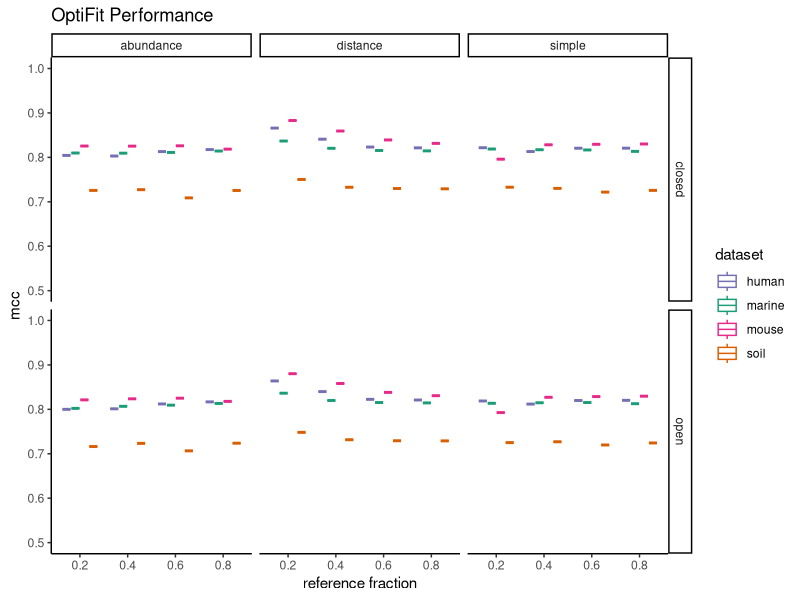
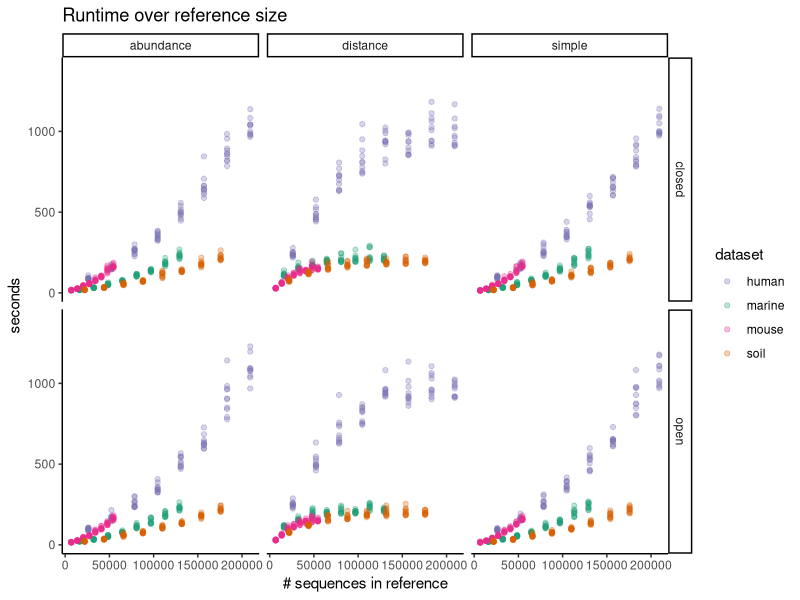
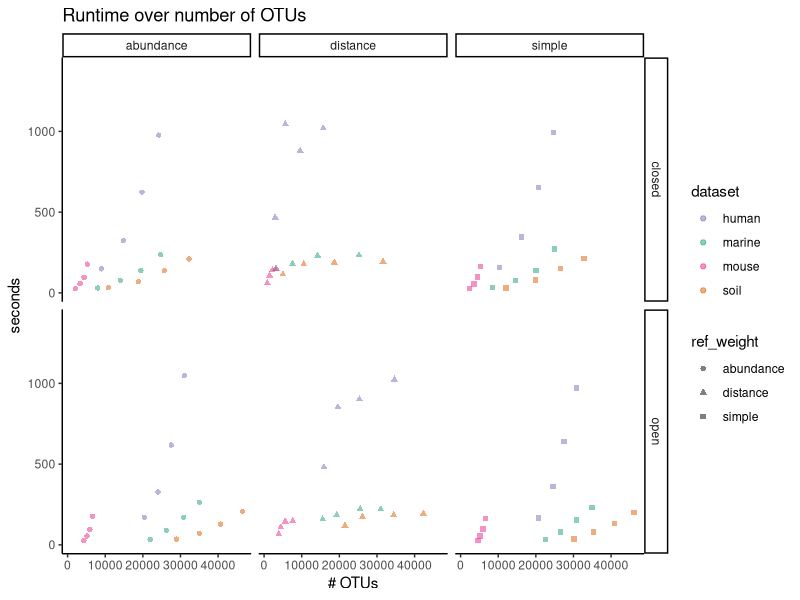
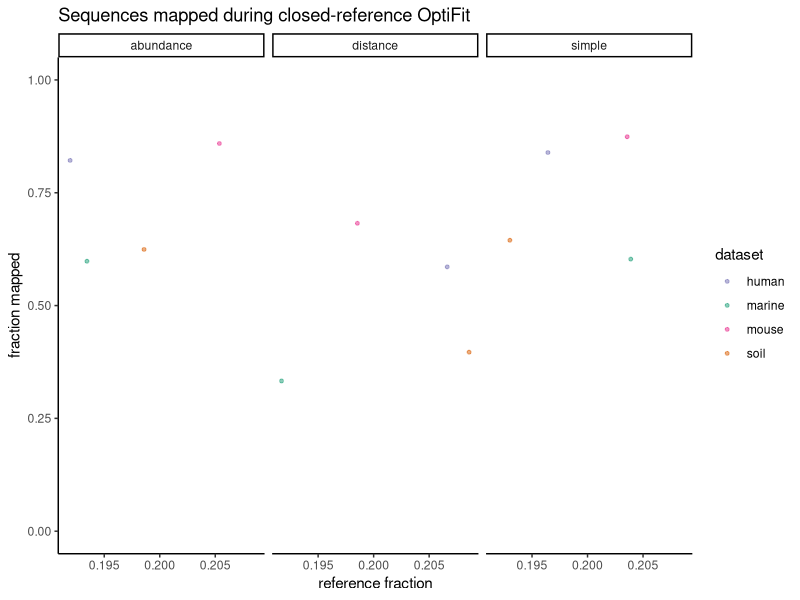

Write the R code that produced these figures, in order.
## ---- chunk 1
knitr::opts_chunk$set(echo = TRUE,
                      message = FALSE,
                      fig.path = "figures/"
                      )
## ---- chunk 2
library(cowplot)
library(ggtext)
library(here)
library(knitr)
library(tidyverse)
theme_set(theme_classic())
color_palette <- RColorBrewer::brewer.pal(4, "Dark2")
dataset_colors <- c(
  human = color_palette[[3]],
  marine = color_palette[[1]],
  mouse = color_palette[[4]],
  soil = color_palette[[2]]
)
## ---- chunk 3
sensspec_fit <-
  read_tsv(here('subworkflows/3_fit_sample_subset/results/sensspec.tsv'))
## ---- chunk 4
sensspec_fit %>%
  ggplot(aes(x = as.factor(ref_frac), y = mcc, color = dataset)) +
  geom_boxplot() +
  scale_color_manual(values = dataset_colors) +
  ylim(0.5, 1) +
  facet_grid(method ~ ref_weight) +
  labs(title='OptiFit Performance',
       x='reference fraction')
## ---- chunk 5
runtime <- full_join(
  read_tsv(here('subworkflows/3_fit_sample_subset/results/benchmarks.tsv')),
  read_tsv(here('subworkflows/3_fit_sample_subset/results/input_sizes.tsv'))
  ) %>% 
  full_join(read_tsv(here('subworkflows/3_fit_sample_subset/results/gap_counts.tsv'))) %>% 
  mutate(num_total_seqs = num_ref_seqs + num_sample_seqs,
         gaps_frac = n_gaps / total_chars)
runtime %>% ggplot(aes(x=num_ref_seqs, y=s, color=dataset)) +
  geom_point(alpha = 0.3) +
  facet_grid(method ~ ref_weight) +
  scale_color_manual(values = dataset_colors) +
  labs(title = 'Runtime over reference size',
       x = '# sequences in reference',
       y = 'seconds')
## ---- chunk 6
runtime %>% full_join(sensspec_fit) %>% 
  ggplot(aes(x=numotus, y=s, color=dataset, shape = ref_weight)) +
  geom_point(alpha = 0.5) +
  facet_grid(method ~ ref_weight) +
  scale_color_manual(values = dataset_colors) +
  labs(title = 'Runtime over number of OTUs',
       x = '# OTUs',
       y = 'seconds')
## ---- chunk 7
fractions <- read_tsv(here('subworkflows/3_fit_sample_subset/results/fraction_reads_mapped.tsv'))
fractions %>% 
  group_by(dataset, ref_weight, ref_frac) %>% 
  ggplot(aes(x=ref_frac, y=fraction_mapped, color=dataset)) +
  geom_jitter(alpha = 0.5, width = 0.01, size=1) +
  scale_color_manual(values = dataset_colors) +
  facet_wrap("ref_weight") +
  ylim(0, 1) +
  labs(title="Sequences mapped during closed-reference OptiFit",
       x='reference fraction',
       y='fraction mapped')
